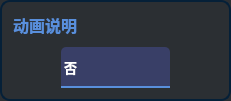
                        <widget class="QFrame" name="frame_theme_2">
                         <property name="sizePolicy">
                          <sizepolicy hsizetype="Preferred" vsizetype="Expanding">
                           <horstretch>0</horstretch>
                           <verstretch>0</verstretch>
                          </sizepolicy>
                         </property>
                         <property name="minimumSize">
                          <size>
                           <width>231</width>
                           <height>101</height>
                          </size>
                         </property>
                         <property name="styleSheet">
                          <string notr="true">QFrame{
 border:2px solid;
	border-color: rgb(5, 32, 56);
	background-color: rgb(43, 47, 51);
border-radius:10px;
}
QComboBox QAbstractItemView{
outline: 0px solid gray;            
/*border:1px solid #eeeeee;*/            
color:rgb(145,151,163);
selection-color:white;
font-size:14px;
font-family:Microsoft YaHei UI;            
background-color:rgb(18,26,39);
selection-background-color:rgb(33,41,54);
border-top-radius:0px;
border-bottom-radius:10px;
}</string>
                         </property>
                         <property name="frameShape">
                          <enum>QFrame::StyledPanel</enum>
                         </property>
                         <property name="frameShadow">
                          <enum>QFrame::Raised</enum>
                         </property>
                         <layout class="QVBoxLayout" name="verticalLayout_19">
                          <item alignment="Qt::AlignLeft|Qt::AlignTop">
                           <widget class="QLabel" name="label_label">
                            <property name="sizePolicy">
                             <sizepolicy hsizetype="Fixed" vsizetype="Fixed">
                              <horstretch>0</horstretch>
                              <verstretch>0</verstretch>
                             </sizepolicy>
                            </property>
                            <property name="font">
                             <font>
                              <family>Microsoft YaHei UI</family>
                              <pointsize>12</pointsize>
                              <weight>75</weight>
                              <bold>true</bold>
                             </font>
                            </property>
                            <property name="styleSheet">
                             <string notr="true">QLabel{
border:none;
color:#598FDC;
}</string>
                            </property>
                            <property name="text">
                             <string>动画说明</string>
                            </property>
                           </widget>
                          </item>
                          <item alignment="Qt::AlignBottom">
                           <widget class="QFrame" name="frame_selecttheme_2">
                            <property name="minimumSize">
                             <size>
                              <width>0</width>
                              <height>0</height>
                             </size>
                            </property>
                            <property name="styleSheet">
                             <string notr="true">QFrame{border:none;
}</string>
                            </property>
                            <property name="frameShape">
                             <enum>QFrame::StyledPanel</enum>
                            </property>
                            <property name="frameShadow">
                             <enum>QFrame::Raised</enum>
                            </property>
                            <property name="lineWidth">
                             <number>0</number>
                            </property>
                            <layout class="QHBoxLayout" name="horizontalLayout_20">
                             <property name="spacing">
                              <number>0</number>
                             </property>
                             <property name="leftMargin">
                              <number>0</number>
                             </property>
                             <property name="topMargin">
                              <number>0</number>
                             </property>
                             <property name="rightMargin">
                              <number>0</number>
                             </property>
                             <property name="bottomMargin">
                              <number>0</number>
                             </property>
                             <item>
                              <widget class="QComboBox" name="comboBox_label">
                               <property name="enabled">
                                <bool>true</bool>
                               </property>
                               <property name="sizePolicy">
                                <sizepolicy hsizetype="Fixed" vsizetype="Fixed">
                                 <horstretch>0</horstretch>
                                 <verstretch>0</verstretch>
                                </sizepolicy>
                               </property>
                               <property name="minimumSize">
                                <size>
                                 <width>109</width>
                                 <height>41</height>
                                </size>
                               </property>
                               <property name="font">
                                <font>
                                 <family>Microsoft YaHei UI</family>
                                 <pointsize>10</pointsize>
                                 <weight>75</weight>
                                 <italic>false</italic>
                                 <bold>true</bold>
                                </font>
                               </property>
                               <property name="mouseTracking">
                                <bool>false</bool>
                               </property>
                               <property name="tabletTracking">
                                <bool>false</bool>
                               </property>
                               <property name="styleSheet">
                                <string notr="true">
QComboBox {
    border: 0px solid;
	border-bottom: 2px solid;
	border-color: #598FDC;
    border-top-left-radius: 5px;
	border-top-right-radius: 5px;
    padding: 1px 10px 1px 3px;
    min-width: 6em;
	background-color: rgb(57, 63, 103);
	
	color: rgb(255, 255, 255);
	
}

QComboBox:on { /* shift the text when the popup opens */
    padding-top: 3px;
    padding-left: 4px;
}
QComboBox::drop-down {
    /*subcontrol-origin: padding;*/
    subcontrol-position: top right;
    width: 40px;
	height: 39px;
	border: 0px solid;
	
    border-radius: 5px; /* same radius as the QComboBox */
}
QComboBox::drop-down:pressed,QComboBox::drop-down:hover {
	background-color: rgb(38, 43, 85);
}

QComboBox::down-arrow {
	
	image: url(:/图标/下拉选择.png);
width: 100px;
height:25px;
	
}
QComboBox::down-arrow:on { /* shift the arrow when popup is open */
    top: 1px;
    left: 1px;
}
QComboBox::drop-down:editable:on {
    background: qlineargradient(x1: 0, y1: 0, x2: 0, y2: 1,
                                stop: 0 #D3D3D3, stop: 0.4 #D8D8D8,
                                stop: 0.5 #DDDDDD, stop: 1.0 #E1E1E1);
}
QComboBox QAbstractItemView{
outline: 0px solid gray;            
border:0px solid #eeeeee;            
color:rgb(145,151,163);
selection-color:white;
font-size:14px;
font-family:Microsoft YaHei UI;            
background-color:rgb(18,26,39);
selection-background-color:rgb(33,41,54);
}</string>
                               </property>
                               <property name="editable">
                                <bool>false</bool>
                               </property>
                               <property name="iconSize">
                                <size>
                                 <width>9</width>
                                 <height>9</height>
                                </size>
                               </property>
                               <item>
                                <property name="text">
                                 <string>否</string>
                                </property>
                               </item>
                               <item>
                                <property name="text">
                                 <string>是</string>
                                </property>
                               </item>
                              </widget>
                             </item>
                            </layout>
                           </widget>
                          </item>
                         </layout>
                        </widget>
